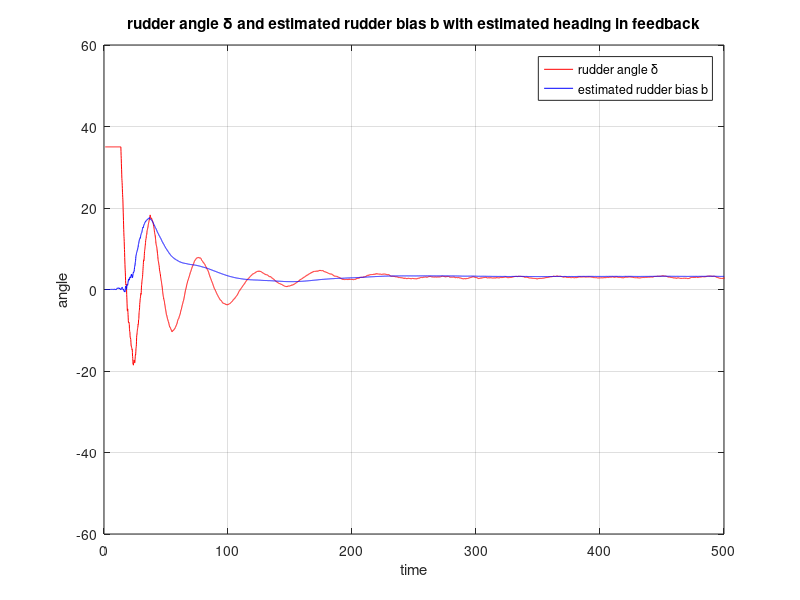

This figure's MATLAB source:
%% Code for plotting rudder angle and estimated bias together in one figure %%

no = importdata('53_rudder.mat'); %Import data from simulink
ff = importdata('53_rudderbias.mat');

m=1:0.1:length(no)/10;
n = 1:0.1:length(ff)/10;

plot(m,no(2,1:length(m)), 'r');
hold on;
grid on;
plot(n,ff(2,1:length(n)),'b');
xlabel('time');
ylabel('angle');
axis([0 500 -60 60]);
title('rudder angle \delta and estimated rudder bias b with estimated heading in feedback');
legend('rudder angle \delta', 'estimated rudder bias b');